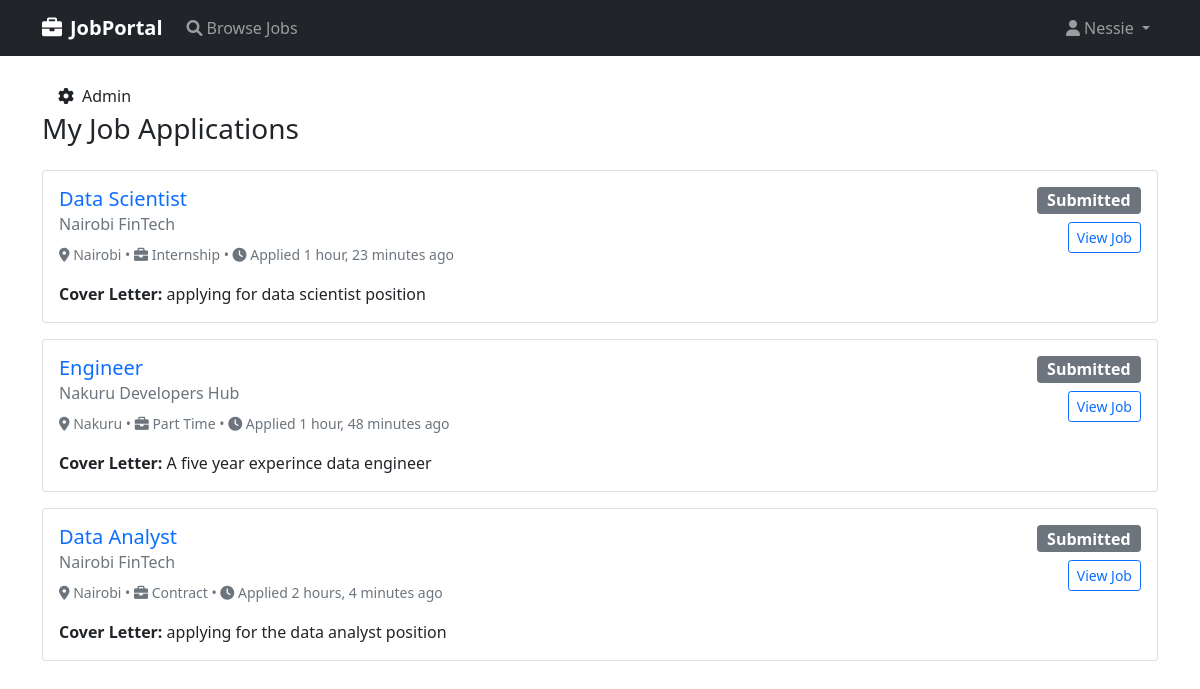
The page /jobs/my-applications/ (signed in) on the database its author committed.
### users/models.py (models this page shows, shortened)
class CustomUser(AbstractUser):
    USER_TYPES = [
        ('job_seeker', 'Job Seeker'),
        ('employer', 'Employer'),
        ('admin', 'Administrator'),
    ]
    user_type = models.CharField(max_length=20, choices=USER_TYPES, default='job_seeker')
    phone_number = models.CharField(max_length=15, blank=True)
    profile_picture = models.ImageField(upload_to='profile_pics/', blank=True, null=True)

### jobs/models.py (models this page shows, shortened)
class Application(models.Model):
    STATUS_CHOICES = [
        ('submitted', 'Submitted'),
        ('under_review', 'Under Review'),
        ('shortlisted', 'Shortlisted'),
        ('rejected', 'Rejected'),
        ('accepted', 'Accepted'),
    ]
    job = models.ForeignKey(Job, on_delete=models.CASCADE, related_name='applications')
    applicant = models.ForeignKey(settings.AUTH_USER_MODEL, on_delete=models.CASCADE, related_name='applications')
    cover_letter = models.TextField()
    resume = models.FileField(
        upload_to='applications/resumes/',
        validators=[FileExtensionValidator(allowed_extensions=['pdf', 'doc', 'docx'])]
    )
    applied_date = models.DateTimeField(auto_now_add=True)
    status = models.CharField(max_length=20, choices=STATUS_CHOICES, default='submitted')
    notes = models.TextField(blank=True)
    class Meta:
        unique_together = ['job', 'applicant']
        ordering = ['-applied_date']

class Job(models.Model):
    JOB_TYPES = [
        ('full_time', 'Full Time'),
        ('part_time', 'Part Time'),
        ('contract', 'Contract'),
        ('internship', 'Internship'),
        ('remote', 'Remote'),
    ]
    EXPERIENCE_LEVELS = [
        ('entry', 'Entry Level'),
        ('mid', 'Mid Level'),
        ('senior', 'Senior Level'),
    ]
    title = models.CharField(max_length=200)
    company = models.ForeignKey(Company, on_delete=models.CASCADE)
    employer = models.ForeignKey(settings.AUTH_USER_MODEL, on_delete=models.CASCADE, related_name='jobs')
    description = models.TextField()
    requirements = models.TextField()
    location = models.CharField(max_length=100)
    job_type = models.CharField(max_length=20, choices=JOB_TYPES)
    experience_level = models.CharField(max_length=20, choices=EXPERIENCE_LEVELS, default='entry')
    salary = models.DecimalField(
        max_digits=10,
        decimal_places=2,
        blank=True,
        null=True,
        validators=[MinValueValidator(0)]
    )
    application_deadline = models.DateTimeField()
    is_active = models.BooleanField(default=True)
    created_at = models.DateTimeField(auto_now_add=True)
    updated_at = models.DateTimeField(auto_now=True)
    class Meta:
        ordering = ['-created_at']

class Company(models.Model):
    name = models.CharField(max_length=200)
    description = models.TextField()
    website = models.URLField(blank=True)
    logo = models.ImageField(upload_to='company_logos/', blank=True, null=True)
    created_at = models.DateTimeField(auto_now_add=True)

### jobs/views.py (the view)
# urls.py: path('my-applications/', views.my_applications, name='my_applications'),
@login_required
def my_applications(request):
    if request.user.user_type != 'job_seeker':
        messages.error(request, 'Access denied.')
        return redirect('home')
    applications = Application.objects.filter(applicant=request.user).select_related('job', 'job__company')
    context = {
        'applications': applications,
    }
    return render(request, 'jobs/my_application.html', context)

### jobs/templates/jobs/my_application.html (shortened to what this page needs)
{% extends 'jobs/base.html' %}
{% block content %}
<div class="row">
    <div class="col">
        <h1 class="h3 mb-4">My Job Applications</h1>
        {% if applications %}
            {% for application in applications %}
            <div class="card mb-3">
                <div class="card-body">
                    <div class="row">
                        <div class="col-md-8">
                            <h5 class="card-title">
                                <a href="{% url 'job_detail' application.job.id %}" class="text-decoration-none">
                                    {{ application.job.title }}
                                </a>
                            </h5>
                            <h6 class="card-subtitle mb-2 text-muted">{{ application.job.company.name }}</h6>
                            <p class="card-text">
                                <small class="text-muted">
                                    <i class="fas fa-map-marker-alt"></i> {{ application.job.location }} •
                                    <i class="fas fa-briefcase"></i> {{ application.job.get_job_type_display }} •
                                    <i class="fas fa-clock"></i> Applied {{ application.applied_date|timesince }} ago
                                </small>
                            </p>
                            {% if application.cover_letter %}
                            <p class="card-text"><strong>Cover Letter:</strong> {{ application.cover_letter|truncatewords:30 }}</p>
                            {% endif %}
                        </div>
                        <div class="col-md-4 text-end">
                            <span class="badge
                                {% if application.status == 'submitted' %}bg-secondary
                                {% elif application.status == 'under_review' %}bg-primary
                                {% elif application.status == 'shortlisted' %}bg-warning
                                {% elif application.status == 'accepted' %}bg-success
                                {% else %}bg-danger{% endif %} fs-6">
                                {{ application.get_status_display }}
                            </span>
                            <div class="mt-2">
                                <a href="{% url 'job_detail' application.job.id %}" class="btn btn-sm btn-outline-primary">View Job</a>
                            </div>
                        </div>
                    </div>
                </div>
            </div>
            {% endfor %}
        {% endif %}
    </div>
</div>
{% endblock %}

### jobs/templates/jobs/base.html (shortened to what this page needs)
<!DOCTYPE html>
<html lang="en">
<head>
    <link href="https://cdn.jsdelivr.net/npm/bootstrap@5.1.3/dist/css/bootstrap.min.css" rel="stylesheet">
    <link rel="stylesheet" href="https://cdnjs.cloudflare.com/ajax/libs/font-awesome/6.0.0/css/all.min.css">
</head>
<body>
   <nav class="navbar navbar-expand-lg navbar-dark bg-dark">
    <div class="container">
        <a class="navbar-brand" href="{% url 'home' %}">
            <i class="fas fa-briefcase me-2"></i>JobPortal
        </a>
        <div class="collapse navbar-collapse" id="navbarNav">
            <ul class="navbar-nav me-auto">
                <li class="nav-item">
                    <a class="nav-link" href="{% url 'job_list' %}">
                        <i class="fas fa-search me-1"></i>Browse Jobs
                    </a>
                </li>
            </ul>
            <ul class="navbar-nav ms-auto">
                {% if user.is_authenticated %}
                <li class="nav-item dropdown">
                    <a class="nav-link dropdown-toggle" href="#" id="navbarDropdown" role="button" data-bs-toggle="dropdown">
                        <i class="fas fa-user me-1"></i>{{ user.username }}
                    </a>
                </li>
                {% endif %}
            </ul>
        </div>
    </div>
</nav>
    <div class="container mt-4">
        <footer>
            <a class="dropdown-item" href="/admin/" target="_blank">
                            <i class="fas fa-cog me-2"></i>Admin
                        </a>
                    </footer>
        {% block content %}
        {% endblock %}
    </div>
</body>
</html>

### jobs/templates/jobs/base.html (style rules this page uses)
.navbar-brand { font-weight: bold; }

### rows shown on the page
CustomUser: username "Nessie"
Application: job "Data Scientist", job.company.name "Nairobi FinTech", job.location "Nairobi", job.job_type "Internship", applied_date "1 hour, 23 minutes", cover_letter "applying for data scientist position", status "Submitted"
Application: job "Engineer", job.company.name "Nakuru Developers Hub", job.location "Nakuru", job.job_type "Part Time", applied_date "1 hour, 48 minutes", cover_letter "A five year experince data engineer", status "Submitted"
Application: job "Data Analyst", job.company.name "Nairobi FinTech", job.location "Nairobi", job.job_type "Contract", applied_date "2 hours, 4 minutes", cover_letter "applying for the data analyst position", status "Submitted"
